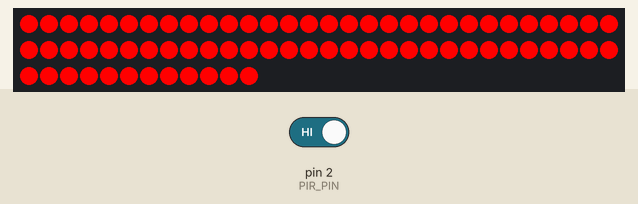
Simulated run of this sketch. Board: Arduino Uno, built with avr-gcc and run on an emulated ATmega328P. Parts: 72 RGB LEDs in strip order, left to right, continuing on the next row. Inputs (shaded band) come from the test bench; at power-on: pin 2 (PIR_PIN) LOW. Random numbers use the default seed unless the sketch sets one.

1.3 s: pin 2 (PIR_PIN) driven HIGH
Above: at 11.4 s.

Measured:
- after the input at 1.3 s, the LEDs: first change at once (image 0 shows a later state)
- what the display in image 0 shows lasts 0.6 s, from 11.0 s to 11.6 s

The sketch:

sketch_mar29a.ino
```cpp
#include <Adafruit_NeoPixel.h>

#define PIR_PIN 2         // PIR sensor pin
#define LED_PIN 6         // RGB strip DIN pin
#define NUM_LEDS 72       // LED strip 72 LEDs

// NeoPixel object
Adafruit_NeoPixel strip = Adafruit_NeoPixel(NUM_LEDS, LED_PIN, NEO_GRB + NEO_KHZ800);

// Attractive colors array (RGB values)
uint32_t colors[] = {
  strip.Color(255, 0, 0),    // Vibrant Red
  strip.Color(0, 255, 255),  // Cyan
  strip.Color(255, 0, 255),  // Magenta
  strip.Color(255, 255, 0),  // Yellow
  strip.Color(128, 0, 255)   // Purple
};
int numColors = 5;           // Total colors in array

void setup() {
  pinMode(PIR_PIN, INPUT);      // PIR sensor input set
  strip.begin();                // Strip initialize
  strip.setBrightness(255);     // Brightness full (255)
  strip.show();                 // strip off
}

void loop() {
  if (digitalRead(PIR_PIN) == HIGH) { // if Motion detect
    danceColors();                    // colors effect
    clearStrip();                     // After Effect strip off
    delay(100);
  } else {
    clearStrip();                     // No motion, strip off
  }
}

// colors effect function
void danceColors() {
  int delayTime = 9500 / NUM_LEDS; // 6.5 seconds LEDs (~90ms per LED)

  for (int i = 0; i < NUM_LEDS; i++) {

    int colorIndex = random(numColors); // Random color
    strip.setPixelColor(i, colors[colorIndex]);

    if (i > 0) {
      strip.setPixelColor(i - 1, strip.Color(0, 0, 0));
    }

    strip.show();
    delay(delayTime); // Speed control (6.5 seconds total)
  }

  for (int j = 0; j < 2; j++) { // 2 flash
    for (int i = 0; i < NUM_LEDS; i++) {
      strip.setPixelColor(i, colors[j % numColors]);
    }
    strip.show();
    delay(600);
    clearStrip();
    delay(600);
  }
}

// Function to clear the strip
void clearStrip() {
  for (int i = 0; i < NUM_LEDS; i++) {
    strip.setPixelColor(i, strip.Color(0, 0, 0));
  }
  strip.show();
}
```
